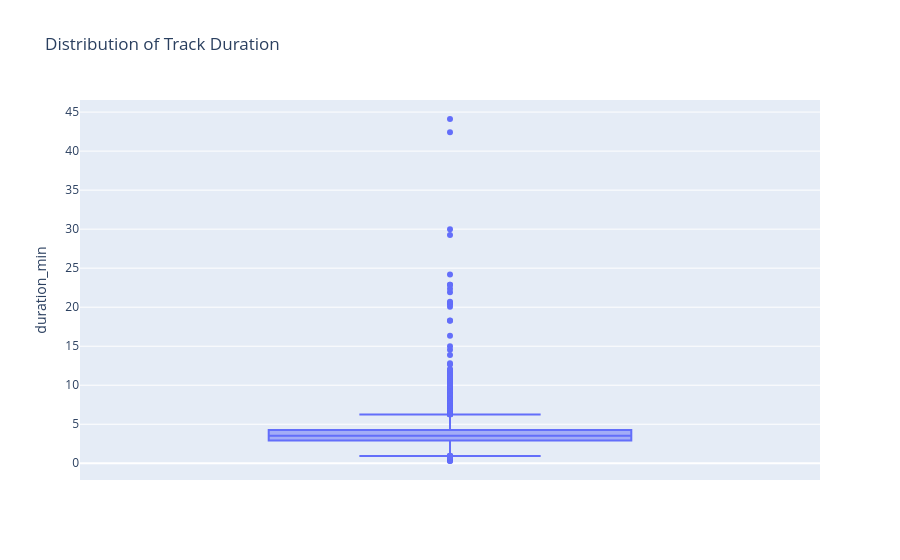

Notebook code for this chart:
### Markdown cell above
This chart reveals a significant difference between explicit and non-explicit tracks in the dataset. It appears that non-explicit songs make up the vast majority of tracks, with over 100,000 entries, while explicit songs account for only a much smaller portion of the dataset. This suggests that mainstream music in the dataset is still largely dominated by non-explicit content. This imbalance may also affect later analysis or predictive modeling, where patterns associated with non-explicit tracks could have a stronger influence on the model due to their much larger representation in the dataset.

### Code cell
fig = px.box(
    cleaned,
    y="duration_min",
    title="Distribution of Track Duration"
)

fig.show()

### Figure 1 — Plotly figure (JSON) as saved in the notebook; plotly's stock layout.template omitted (floating-point values rounded to 4 significant figures; data arrays with more than 128 entries replaced by an {"elided": "..."} marker saying what was removed)
{"data": [{"alignmentgroup": "True", "hovertemplate": "duration_min=%{y}<extra></extra>", "legendgroup": "", "marker": {"color": "#636efa"}, "name": "", "notched": false, "offsetgroup": "", "orientation": "v", "showlegend": false, "type": "box", "x0": " ", "xaxis": "x", "y": {"elided": "6000 float values"}, "y0": " ", "yaxis": "y"}], "layout": {"boxmode": "group", "legend": {"tracegroupgap": 0}, "title": {"text": "Distribution of Track Duration"}, "xaxis": {"anchor": "y", "domain": [0, 1]}, "yaxis": {"anchor": "x", "domain": [0, 1], "title": {"text": "duration_min"}}}}
